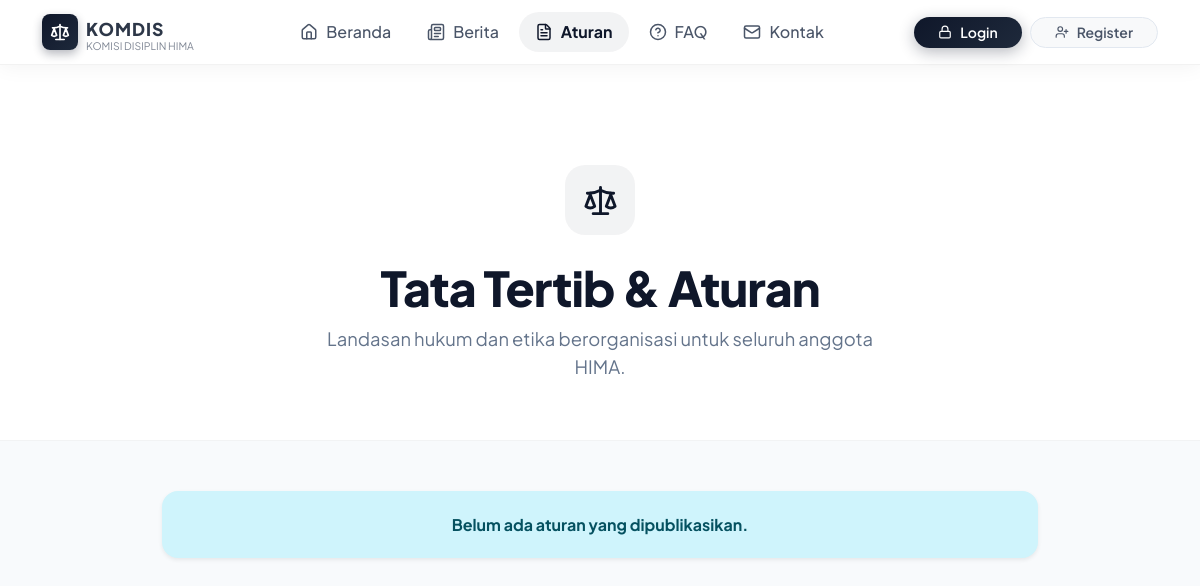
/guest/aturan.php, run on an earlier commit of the app's database.
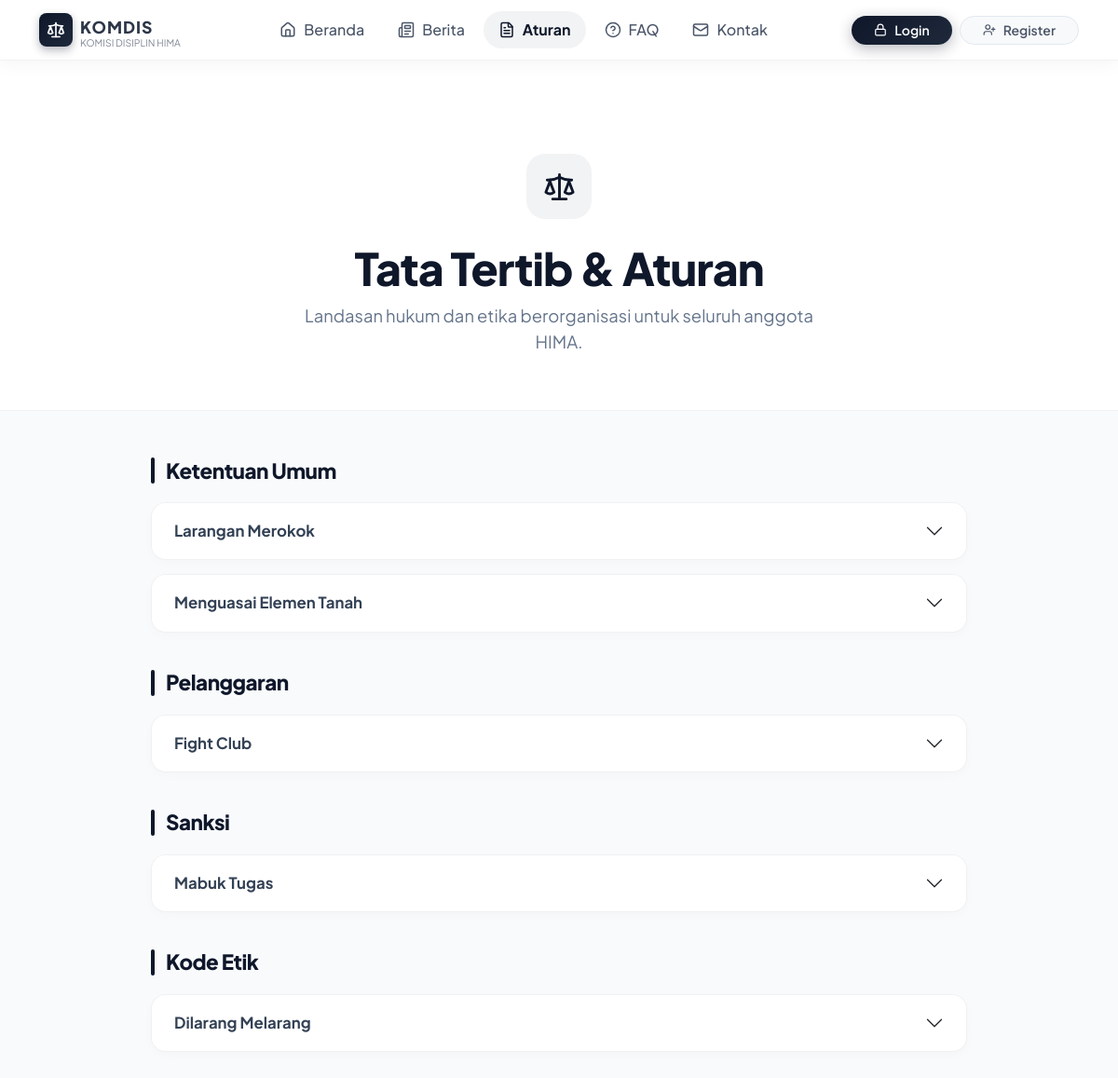
And on a later commit of the database.
### tables this page shows
CREATE TABLE `kategori_aturan` (
  `id` int NOT NULL,
  `nama_kategori` varchar(100) NOT NULL,
  `deskripsi` text,
  `created_at` timestamp NULL DEFAULT CURRENT_TIMESTAMP
);

CREATE TABLE `aturan` (
  `id` int NOT NULL,
  `judul` varchar(255) NOT NULL,
  `kategori` varchar(100) NOT NULL DEFAULT 'Ketentuan Umum',
  `isi` text NOT NULL,
  `created_at` timestamp NOT NULL DEFAULT CURRENT_TIMESTAMP
);

### guest/aturan.php (the view, shortened to what this page needs)
<?php
include '../config/koneksi.php';
?>
<!DOCTYPE html>
<html lang="id">
<head>
    <link href="../assets/css/bootstrap.min.css" rel="stylesheet">
</head>
<body>
<?php
if (isset($_SESSION['login']) && $_SESSION['role'] == 'user') {
    include '../partials/user_navbar.php';
} else {
    include '../partials/guest_navbar.php';
}
?>
<div class="hero-section text-center">
    <div class="container">
        <div class="mb-4 d-inline-flex align-items-center justify-content-center" style="width: 70px; height: 70px; background: rgba(15,23,42,0.05); color: #0f172a; border-radius: 20px;">
            <i data-lucide="scale" style="width: 35px; height: 35px;"></i>
        </div>
        <h1>Tata Tertib & Aturan</h1>
        <p>Landasan hukum dan etika berorganisasi untuk seluruh anggota HIMA.</p>
    </div>
</div>
<div class="container pb-5" style="max-width: 900px;">
    <?php
    $categories = mysqli_query($conn, "SELECT * FROM kategori_aturan ORDER BY id ASC");
    if (mysqli_num_rows($categories) == 0):
    ?>
        <div class="alert alert-info border-0 rounded-4 p-4 text-center shadow-sm">
            <h6 class="fw-bold mb-0">Belum ada aturan yang dipublikasikan.</h6>
        </div>
    <?php else: ?>
        <?php while($cat = mysqli_fetch_assoc($categories)):
            $cat_name = $cat['nama_kategori'];
            $rules = mysqli_query($conn, "SELECT * FROM aturan WHERE kategori='$cat_name' ORDER BY id ASC");
            if (mysqli_num_rows($rules) > 0):
        ?>
            <div class="kat-card">
                <div class="kat-header">
                    <h3 class="kat-title"><?= htmlspecialchars($cat_name) ?></h3>
                </div>
                <div class="accordion" id="acc_<?= $cat['id'] ?>">
                    <?php while($rule = mysqli_fetch_assoc($rules)): ?>
                        <div class="accordion-item">
                            <h2 class="accordion-header">
                                <button class="accordion-button collapsed" type="button" data-bs-toggle="collapse" data-bs-target="#rule_<?= $rule['id'] ?>">
                                    <?= htmlspecialchars($rule['judul']) ?>
                                </button>
                            </h2>
                        </div>
                    <?php endwhile; ?>
                </div>
            </div>
        <?php endif; endwhile; ?>
    <?php endif; ?>
</div>
<?php include '../partials/footer.php'; ?>
</body>
</html>

What changed in the data, as far as the page shows it:
added kategori_aturan: nama_kategori "Ketentuan Umum"
added aturan: judul "Larangan Merokok", shown under "Ketentuan Umum"
added aturan: judul "Menguasai Elemen Tanah", shown under "Ketentuan Umum"
added kategori_aturan: nama_kategori "Pelanggaran"
added aturan: judul "Fight Club", shown under "Pelanggaran"
added kategori_aturan: nama_kategori "Sanksi"
added aturan: judul "Mabuk Tugas", shown under "Sanksi"
added kategori_aturan: nama_kategori "Kode Etik"
added aturan: judul "Dilarang Melarang", shown under "Kode Etik"
Also different on the page:
text no longer shown: "Belum ada aturan yang dipublikasikan."
